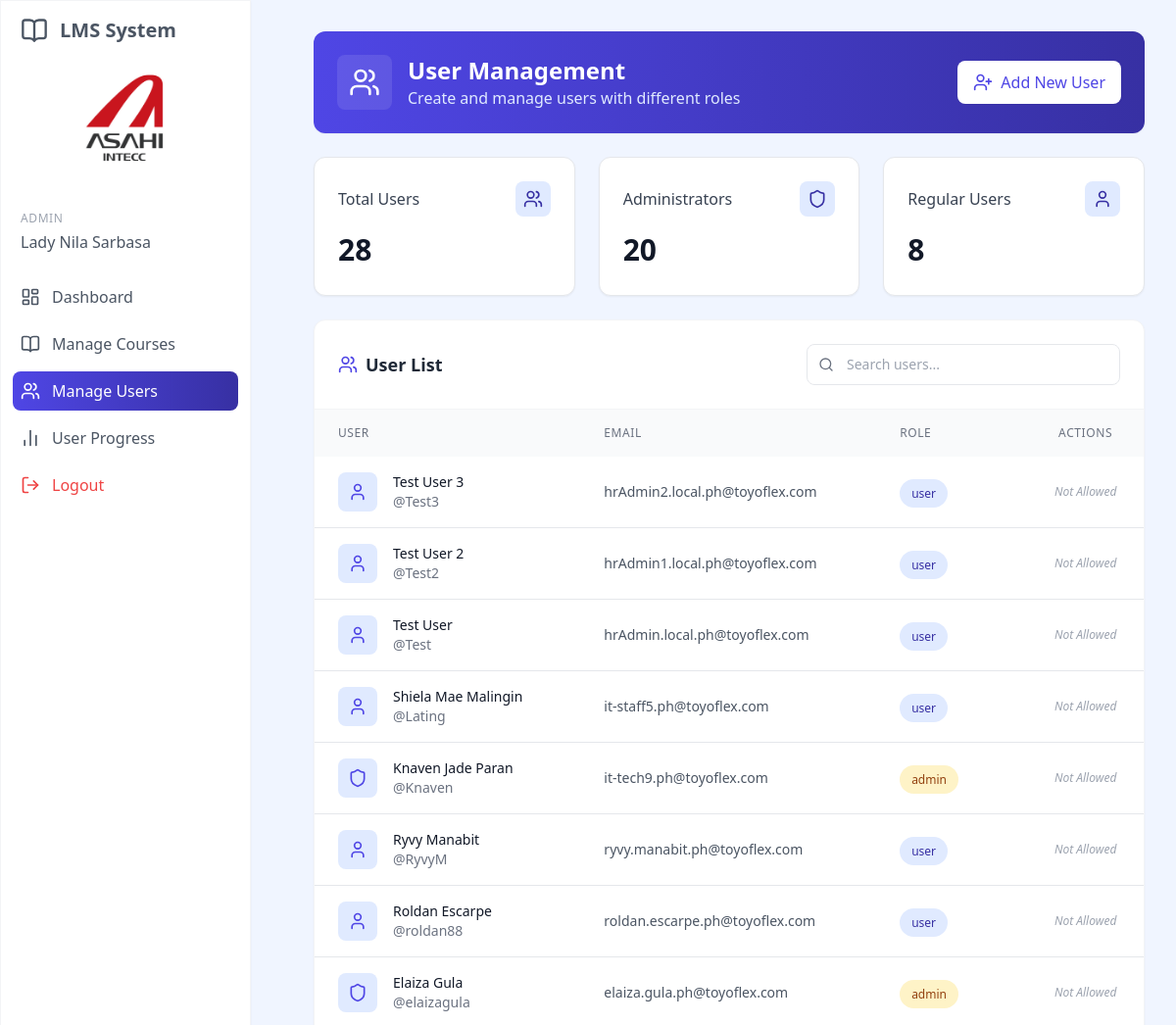
The page /manage_users.php (signed in, upper part) on the database as committed earlier.
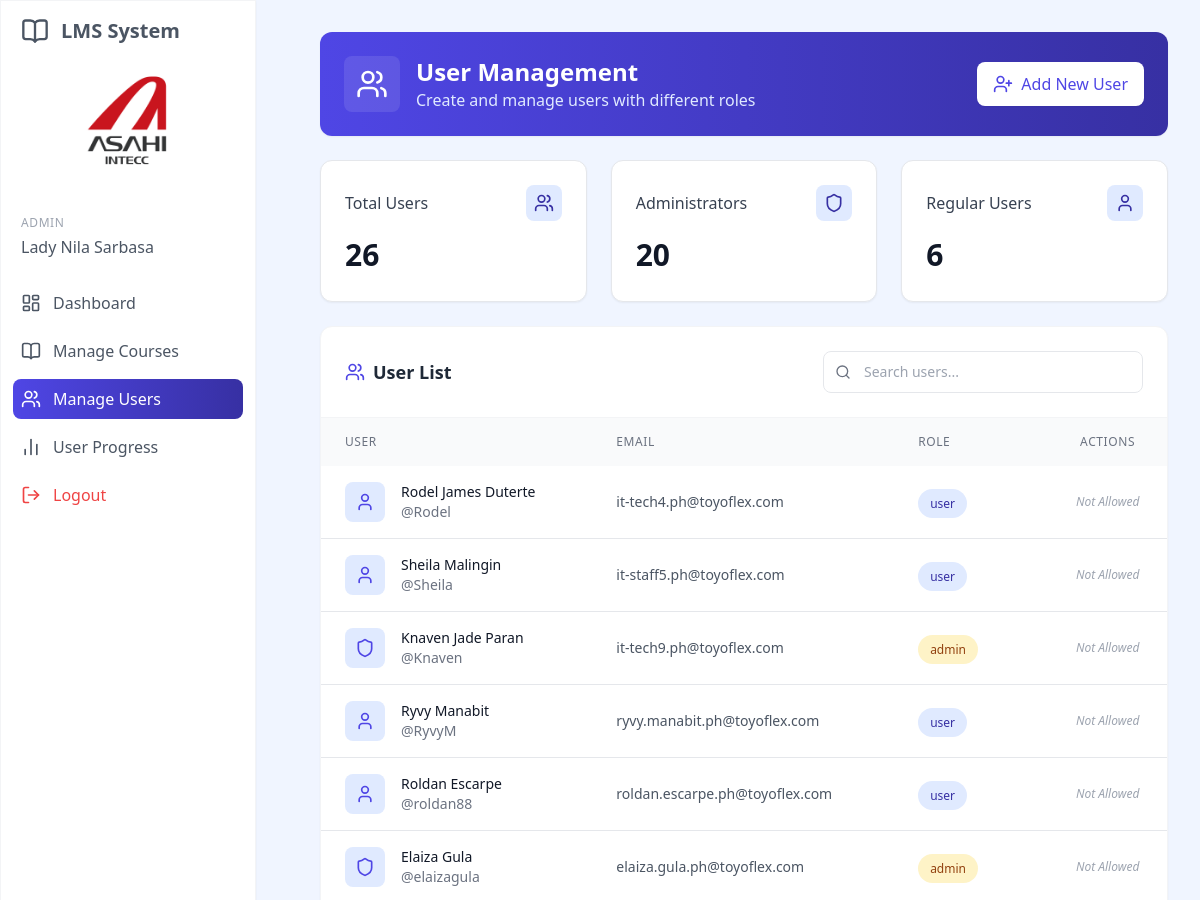
The same page on the database as committed later.
### tables this page shows
CREATE TABLE `users` (
  `id` int(11) NOT NULL,
  `username` varchar(50) NOT NULL,
  `full_name` varchar(100) NOT NULL,
  `password` varchar(255) NOT NULL,
  `email` varchar(100) NOT NULL,
  `role` enum('admin','user','super_admin') DEFAULT 'user',
  `department` tinyint(11) UNSIGNED DEFAULT NULL,
  `division` tinyint(11) UNSIGNED DEFAULT NULL,
  `position` tinyint(11) UNSIGNED DEFAULT NULL,
  `section` tinyint(11) UNSIGNED DEFAULT NULL,
  `company_group` tinyint(11) UNSIGNED DEFAULT NULL,
  `created_at` timestamp NULL DEFAULT current_timestamp(),
  `updated_at` timestamp NULL DEFAULT current_timestamp() ON UPDATE current_timestamp(),
  `active` tinyint(1) NOT NULL DEFAULT 0
);

### web/manage_users.php (the view, shortened to what the rows shown need)
<?php
require_once '../config.php';
$search = $_GET['search'] ?? '';
$query = "SELECT
            id,
            username,
            full_name,
            email,
            role,
            division,
            section,
            department,
            created_at
          FROM users
          WHERE (username LIKE ? OR full_name LIKE ? OR email LIKE ?)
          ORDER BY created_at DESC";
$search_param = "%$search%";
$stmt = $conn->prepare($query);
$stmt->bind_param("sss", $search_param, $search_param, $search_param);
$stmt->execute();
$users = $stmt->get_result()->fetch_all(MYSQLI_ASSOC);
include 'includes/header.php';
?>
<!DOCTYPE html>
<html lang="en">
<head>
</head>
<body class="bg-blue-50">
    <div class="p-8 sm:ml-72">
        <div class="container mx-auto">
            <div class="bg-gradient-to-r from-blue-600 to-blue-800 rounded-xl p-6 mb-6 flex justify-between items-center shadow-sm">
                <div class="flex items-center">
                    <div>
                        <h1 class="text-2xl font-bold text-white">User Management</h1>
                    </div>
                </div>
            </div>
            <div class="bg-white rounded-xl shadow-sm border border-gray-100 overflow-hidden">
                <div class="p-6 border-b border-gray-100">
                    <div class="flex flex-col md:flex-row justify-between items-center gap-4">
                        <h2 class="text-lg font-semibold text-gray-800 flex items-center">
                            <i data-lucide="users" class="h-5 w-5 text-blue-600 mr-2"></i>
                            User List
                        </h2>
                    </div>
                </div>
                <div class="overflow-x-auto">
                    <table class="w-full">
                        <thead>
                            <tr class="bg-gray-50 text-left">
                                <th class="px-6 py-4 text-xs font-medium text-gray-500 uppercase tracking-wider">User</th>
                                <th class="px-6 py-4 text-xs font-medium text-gray-500 uppercase tracking-wider">Email</th>
                                <th class="px-6 py-4 text-xs font-medium text-gray-500 uppercase tracking-wider">Role</th>
                                <th class="px-6 py-4 text-xs font-medium text-gray-500 uppercase tracking-wider text-center">Actions</th>
                            </tr>
                        </thead>
                        <tbody class="divide-y divide-gray-200">
                            <?php if (empty($users)): ?>
                                <tr>
                                    <td colspan="4" class="px-6 py-12 text-center">
                                        <div class="flex flex-col items-center justify-center text-gray-500">
                                            <i data-lucide="users-x" class="h-12 w-12 text-gray-300 mb-4"></i>
                                            <h3 class="text-lg font-medium text-gray-900 mb-1">No users found</h3>
                                            <p class="text-gray-500 mb-4">Get started by creating your first user</p>
                                            <button class="px-4 py-2 bg-blue-600 hover:bg-blue-700 text-white rounded-lg flex items-center gap-2 transition text-sm font-medium"
                                                    onclick="showModal('addUserModal')">
                                                <i data-lucide="user-plus" class="h-4 w-4"></i> Add New User
                                            </button>
                                        </div>
                                    </td>
                                </tr>
                            <?php else: ?>
                                <?php foreach ($users as $user): ?>
                                <tr class="hover:bg-blue-50/50 transition-colors">
                                    <td class="px-6 py-4 whitespace-nowrap">
                                        <div class="flex items-center">
                                            <div class="w-10 h-10 flex-shrink-0 bg-blue-100 rounded-lg flex items-center justify-center mr-4">
                                                <i data-lucide="<?php echo $user['role'] === 'admin' ? 'shield' : 'user'; ?>" class="h-5 w-5 text-blue-600"></i>
                                            </div>
                                            <div>
                                                <div class="text-sm font-medium text-gray-900"><?php echo htmlspecialchars($user['full_name']); ?></div>
                                                <div class="text-sm text-gray-500">@<?php echo htmlspecialchars($user['username']); ?></div>
                                            </div>
                                        </div>
                                    </td>
                                    <td class="px-6 py-4 whitespace-nowrap">
                                        <div class="text-sm text-gray-600"><?php echo htmlspecialchars($user['email']); ?></div>
                                    </td>
                                    <td class="px-6 py-4 whitespace-nowrap">
                                        <span class="px-3 py-1.5 text-xs font-medium rounded-full
                                            <?php echo $user['role'] === 'admin' || $user['role'] === 'super_admin' ? 'bg-amber-100 text-amber-800' : 'bg-blue-100 text-blue-800'; ?>">
                                            <?php echo htmlspecialchars($user['role']); ?>
                                        </span>
                                    </td>
                                    <td class="px-6 py-4 whitespace-nowrap text-center">
                                        <div class="flex justify-center items-center space-x-2">
                                            <?php if ($_SESSION['role'] == 'super_admin'): ?>
                                                <button class="p-1.5 text-blue-600 hover:text-blue-800 hover:bg-blue-50 rounded-lg transition-colors"
                                                        onclick="openEditUserModal(
                                                            <?php echo $user['id']; ?>,
                                                            '<?php echo htmlspecialchars($user['username']); ?>',
                                                            '<?php echo htmlspecialchars($user['email']); ?>',
                                                            '<?php echo htmlspecialchars($user['full_name']); ?>',
                                                            '<?php echo htmlspecialchars($user['role']); ?>',
                                                            '<?php echo $user['division'] ?? ''; ?>',
                                                            '<?php echo $user['section'] ?? ''; ?>',
                                                            '<?php echo $user['department'] ?? ''; ?>'
                                                        )"
                                                        title="Edit User">
                                                    <i data-lucide="pencil" class="h-4 w-4"></i>
                                                </button>
                                                <button class="p-1.5 text-red-600 hover:text-red-800 hover:bg-red-50 rounded-lg transition-colors"
                                                        onclick="openDeleteUserModal(<?php echo $user['id']; ?>, '<?php echo htmlspecialchars($user['full_name']); ?>')"
                                                        title="Delete User">
                                                    <i data-lucide="trash-2" class="h-4 w-4"></i>
                                                </button>
                                            <?php elseif ($user['id'] == $_SESSION['user_id']): ?>
                                                <button class="p-1.5 text-blue-600 hover:text-blue-800 hover:bg-blue-50 rounded-lg transition-colors"
                                                        onclick="openEditUserModal(
                                                            <?php echo $user['id']; ?>,
                                                            '<?php echo htmlspecialchars($user['username']); ?>',
                                                            '<?php echo htmlspecialchars($user['email']); ?>',
                                                            '<?php echo htmlspecialchars($user['full_name']); ?>',
                                                            '<?php echo htmlspecialchars($user['role']); ?>',
                                                            '<?php echo $user['division'] ?? ''; ?>',
                                                            '<?php echo $user['section'] ?? ''; ?>',
                                                            '<?php echo $user['department'] ?? ''; ?>'
                                                        )"
                                                        title="Edit User">
                                                    <i data-lucide="pencil" class="h-4 w-4"></i>
                                                </button>
                                                <button class="p-1.5 text-red-600 hover:text-red-800 hover:bg-red-50 rounded-lg transition-colors"
                                                        onclick="openDeleteUserModal(<?php echo $user['id']; ?>, '<?php echo htmlspecialchars($user['full_name']); ?>')"
                                                        title="Delete User">
                                                    <i data-lucide="trash-2" class="h-4 w-4"></i>
                                                </button>
                                            <?php else: ?>
                                                <span class="text-xs text-gray-400 italic">Not Allowed</span>
                                            <?php endif; ?>
                                        </div>
                                    </td>
                                </tr>
                                <?php endforeach; ?>
                            <?php endif; ?>
                        </tbody>
                    </table>
                </div>
            </div>
        </div>
    </div>
</body>
</html>

Rows that differ between the two databases and show on the page:
removed users: full_name "Test User 3", username "Test3", email "hrAdmin2.local.ph@toyoflex.com", role "user", shows "Not Allowed"
removed users: full_name "Test User 2", username "Test2", email "hrAdmin1.local.ph@toyoflex.com", role "user", shows "Not Allowed"
removed users: full_name "Test User", username "Test", email "hrAdmin.local.ph@toyoflex.com", role "user", shows "Not Allowed"
added users: full_name "Rodel James Duterte", username "Rodel", email "it-tech4.ph@toyoflex.com", role "user", shows "Not Allowed"
changed users "it-staff5.ph@toyoflex.com": full_name "Shiela Mae Malingin" → "Sheila Malingin"; username "Lating" → "Sheila"
Other text that changed with them:
count($users): "28" → "26"
$user_count: "8" → "6"
